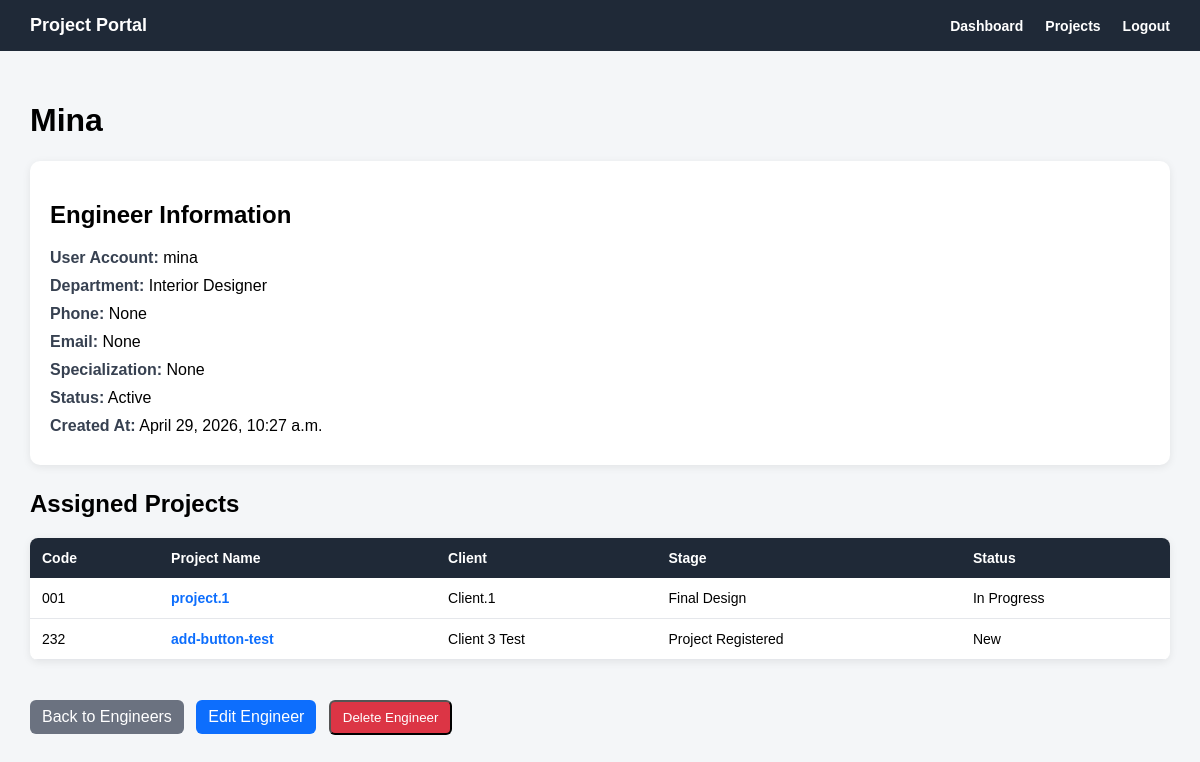
/engineers/5/ (signed in), run on an earlier commit of the app's database.
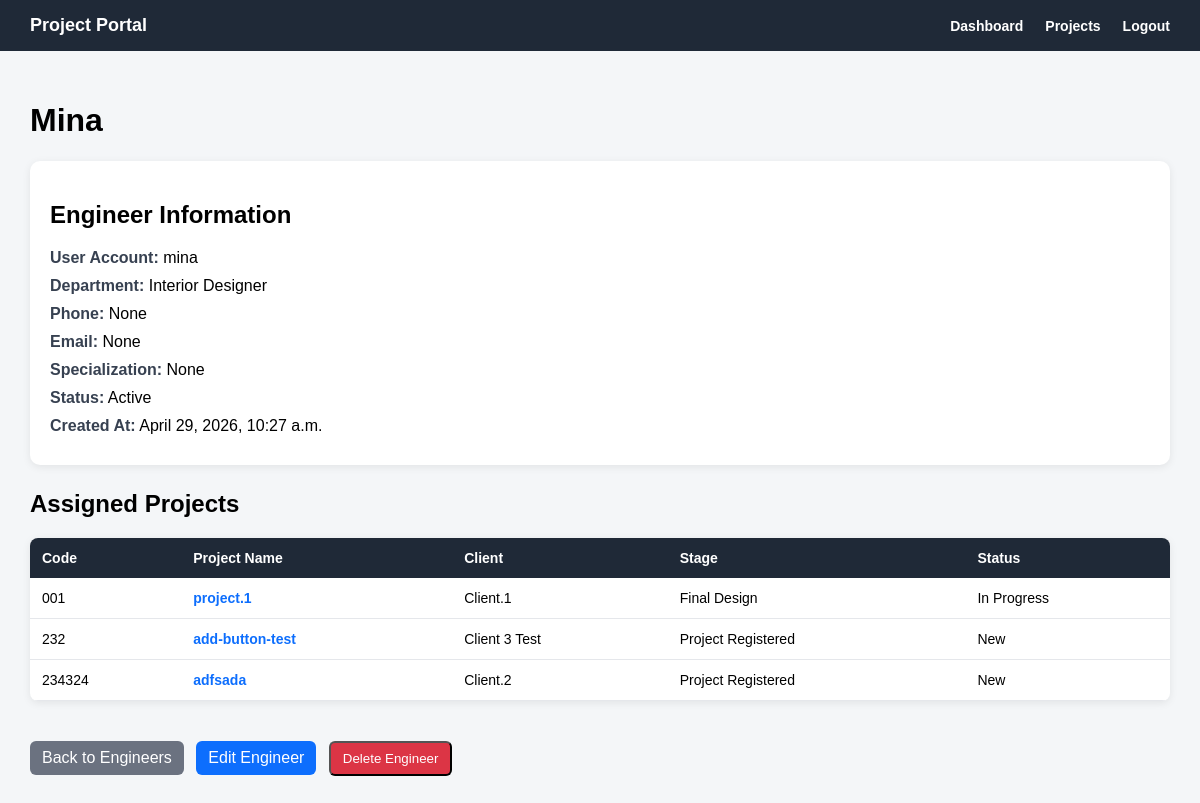
And on a later commit of the database.
### projects/models.py (models this page shows, shortened)
class Project(models.Model):
    class Status(models.TextChoices):
        NEW = 'NEW', 'New'
        IN_PROGRESS = 'IN_PROGRESS', 'In Progress'
        WAITING_CLIENT = 'WAITING_CLIENT', 'Waiting Client'
        COMPLETED = 'COMPLETED', 'Completed'
        CANCELLED = 'CANCELLED', 'Cancelled'
    class Stage(models.TextChoices):
        PROJECT_REGISTERED = 'PROJECT_REGISTERED', 'Project Registered'
        REQUIREMENTS_COLLECTED = 'REQUIREMENTS_COLLECTED', 'Requirements Collected'
        SITE_VISIT = 'SITE_VISIT', 'Site Visit'
        CONCEPT_DESIGN = 'CONCEPT_DESIGN', 'Concept Design'
        CLIENT_REVIEW = 'CLIENT_REVIEW', 'Client Review'
        REVISIONS = 'REVISIONS', 'Revisions'
        FINAL_DESIGN = 'FINAL_DESIGN', 'Final Design'
        DRAWINGS_PREPARATION = 'DRAWINGS_PREPARATION', 'Drawings Preparation'
        MUNICIPALITY_SUBMISSION = 'MUNICIPALITY_SUBMISSION', 'Municipality Submission'
        APPROVAL_STAGE = 'APPROVAL_STAGE', 'Approval Stage'
        SUPERVISION_EXECUTION = 'SUPERVISION_EXECUTION', 'Supervision / Execution'
        COMPLETED = 'COMPLETED', 'Completed'
    project_name = models.CharField(max_length=200)
    project_code = models.CharField(max_length=50, unique=True)
    client = models.ForeignKey(
        Client,
        on_delete=models.CASCADE,
        related_name='projects'
    )
    assigned_engineers = models.ManyToManyField(
        Engineer,
        blank=True,
        related_name='projects'
    )
    project_type = models.CharField(max_length=100, blank=True, null=True)
    location = models.CharField(max_length=200, blank=True, null=True)
    start_date = models.DateField(blank=True, null=True)
    expected_end_date = models.DateField(blank=True, null=True)
    current_stage = models.CharField(
        max_length=50,
        choices=Stage.choices,
        default=Stage.PROJECT_REGISTERED
    )
    status = models.CharField(
        max_length=30,
        choices=Status.choices,
        default=Status.NEW
    )
    description = models.TextField(blank=True, null=True)
    created_at = models.DateTimeField(auto_now_add=True)

### clients/models.py (models this page shows)
class Client(models.Model):
    user = models.OneToOneField(
        settings.AUTH_USER_MODEL,
        on_delete=models.CASCADE,
        related_name='client_profile',
        blank=True,
        null=True
    )
    client_name = models.CharField(max_length=150)
    company_name = models.CharField(max_length=150, blank=True, null=True)
    phone = models.CharField(max_length=30)
    email = models.EmailField(blank=True, null=True)
    address = models.TextField(blank=True, null=True)
    is_active = models.BooleanField(default=True)
    created_at = models.DateTimeField(auto_now_add=True)
    def __str__(self):
        return self.client_name

### engineers/views.py (the view)
# urls.py: path('<int:pk>/', engineer_detail_view, name='engineer_detail'),
@login_required
def engineer_detail_view(request, pk):
    if request.user.role != 'ADMIN':
        engineer = None
        projects = []
    else:
        engineer = get_object_or_404(Engineer, pk=pk)
        projects = engineer.projects.all()
    return render(request, 'engineers/engineer_detail.html', {
        'engineer': engineer,
        'projects': projects,
    })

### templates/engineers/engineer_detail.html (shortened to what this page needs)
{% extends 'base.html' %}
{% block content %}
{% if engineer %}
    <h1>{{ engineer.engineer_name }}</h1>
    <div class="card">
        <h2>Engineer Information</h2>
        <div class="info-row">
            <span class="label">User Account:</span>
            {{ engineer.user.username }}
        </div>
        <div class="info-row">
            <span class="label">Department:</span>
            {% if engineer.department %}
                {{ engineer.get_department_display }}
            {% else %}
                Not assigned
            {% endif %}
        </div>
        <div class="info-row">
            <span class="label">Phone:</span>
            {{ engineer.phone }}
        </div>
        <div class="info-row">
            <span class="label">Email:</span>
            {{ engineer.email }}
        </div>
        <div class="info-row">
            <span class="label">Specialization:</span>
            {{ engineer.specialization }}
        </div>
        <div class="info-row">
            <span class="label">Status:</span>
            {% if engineer.is_active %}
                Active
            {% else %}
                Inactive
            {% endif %}
        </div>
        <div class="info-row">
            <span class="label">Created At:</span>
            {{ engineer.created_at }}
        </div>
    </div>
    <h2>Assigned Projects</h2>
    {% if projects %}
        <table class="projects-table">
            <tr>
                <th>Code</th>
                <th>Project Name</th>
                <th>Client</th>
                <th>Stage</th>
                <th>Status</th>
            </tr>
            {% for project in projects %}
                <tr>
                    <td>{{ project.project_code }}</td>
                    <td>
                        <a href="{% url 'projects:project_detail' project.pk %}">
                            {{ project.project_name }}
                        </a>
                    </td>
                    <td>{{ project.client }}</td>
                    <td>{{ project.get_current_stage_display }}</td>
                    <td>{{ project.get_status_display }}</td>
                </tr>
            {% endfor %}
        </table>
    {% else %}
        <p>No projects assigned to this engineer.</p>
    {% endif %}
{% else %}
    <h1>Access Denied</h1>
    <p>You do not have permission to view this engineer.</p>
{% endif %}
<div style="margin-top: 20px;">
    <a href="{% url 'engineers:engineer_list' %}" class="btn">
        Back to Engineers
    </a>
    {% if request.user.role == 'ADMIN' and engineer %}
        <a href="{% url 'engineers:engineer_edit' engineer.pk %}" class="btn" style="background: #0d6efd; margin-left: 8px;">
            Edit Engineer
        </a>
        <form method="post"
              action="{% url 'engineers:engineer_delete' engineer.pk %}"
              style="display: inline;"
              onsubmit="return confirm('Are you sure you want to delete this engineer?');">
            <button type="submit" class="btn" style="background: #dc3545; margin-left: 8px;">
                Delete Engineer
            </button>
        </form>
    {% endif %}
</div>
{% endblock %}

What changed in the data, as far as the page shows it:
added Project: project_code "234324", project_name "adfsada", client "Client.2", current_stage "Project Registered", status "New"
